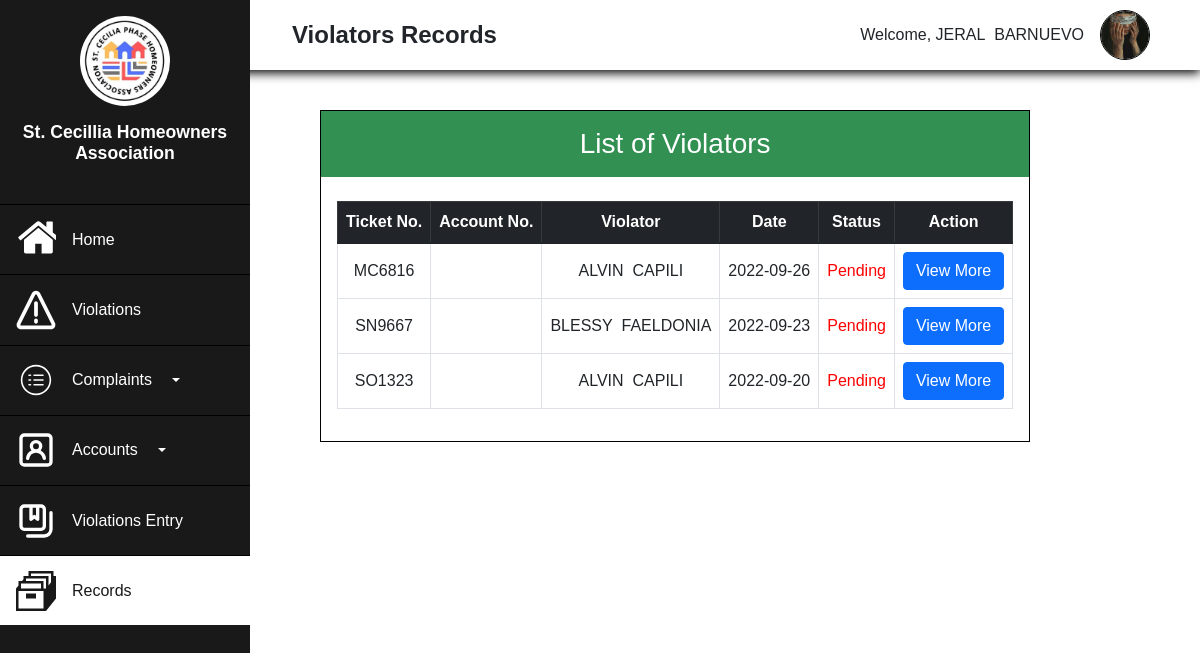
Page /Admin/Admin-Records.php (signed in) on the earlier database version.
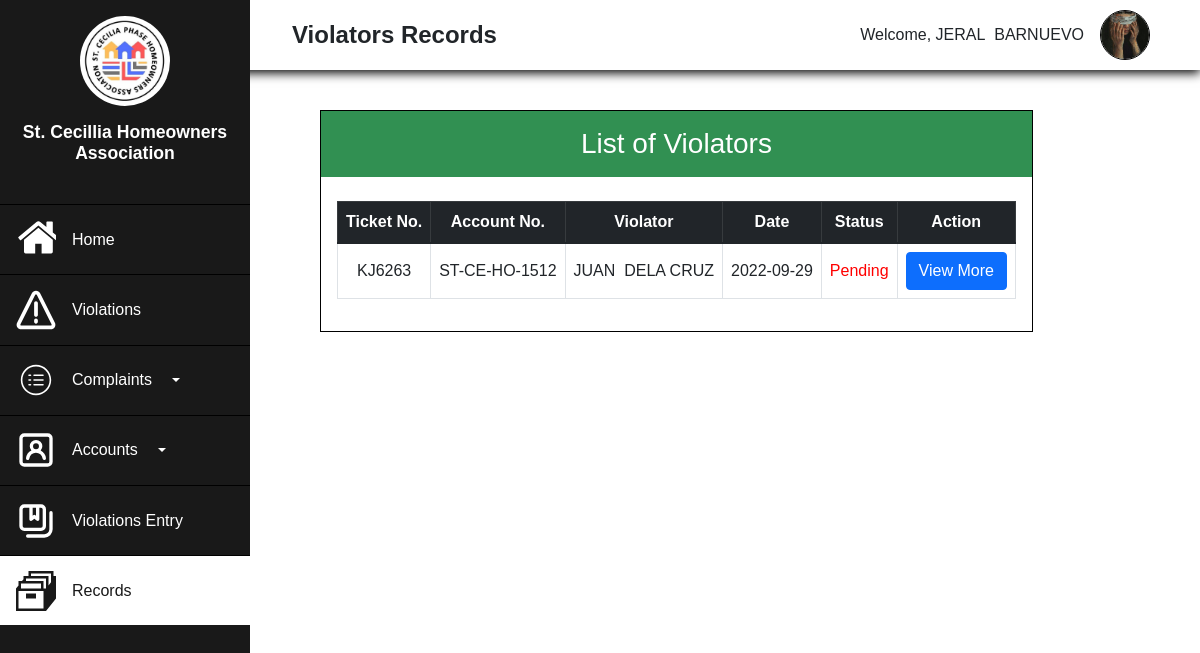
Same page on the later database version.
### tables this page shows
CREATE TABLE `records` (
  `records_iD` int(50) NOT NULL,
  `admin_ID` int(11) DEFAULT NULL,
  `homeowners_ID` int(11) DEFAULT NULL,
  `violation_ID` int(11) DEFAULT NULL,
  `ticketNo` text NOT NULL,
  `Fine` varchar(255) NOT NULL,
  `status` varchar(255) NOT NULL,
  `Comment` text NOT NULL,
  `date_created` date NOT NULL DEFAULT current_timestamp(),
  `date_updated` datetime NOT NULL DEFAULT current_timestamp() ON UPDATE current_timestamp()
);

CREATE TABLE `homeowners` (
  `Homeowners_ID` int(11) NOT NULL,
  `Account_Number` varchar(255) NOT NULL,
  `First_Name` varchar(255) NOT NULL,
  `Last_Name` varchar(255) NOT NULL,
  `Gender` varchar(255) NOT NULL,
  `Age` int(255) NOT NULL,
  `ContactNo` varchar(255) NOT NULL,
  `Address` varchar(255) NOT NULL,
  `Birthdate` date NOT NULL,
  `Email` varchar(255) NOT NULL,
  `Image` varchar(255) NOT NULL,
  `Password` varchar(255) NOT NULL,
  `Confirm_Password` varchar(255) NOT NULL,
  `VerificationCode` varchar(255) NOT NULL,
  `verified` int(10) NOT NULL DEFAULT 0,
  `date_registered` datetime NOT NULL DEFAULT current_timestamp() ON UPDATE current_timestamp()
);

### Admin/Admin-Records.php (the view, shortened to what this page needs)
<?php
    require("process.php");
?>
<!DOCTYPE html>
<html lang="en">
<head>
    <link rel="stylesheet" href="https://use.fontawesome.com/releases/v5.15.4/css/all.css">
    <link rel="stylesheet" href="realtime.css">
    <link href="https://cdn.jsdelivr.net/npm/bootstrap@5.1.3/dist/css/bootstrap.min.css" rel="stylesheet">
    <link rel="stylesheet" href="Admin-Complaint.css">
    <link rel="stylesheet" type="text/css" href="https://cdnjs.cloudflare.com/ajax/libs/twitter-bootstrap/5.1.3/css/bootstrap.min.css"/>
    <link rel="stylesheet" type="text/css" href="https://cdn.datatables.net/v/bs5/jszip-2.5.0/dt-1.12.1/b-2.2.3/b-colvis-2.2.3/b-html5-2.2.3/b-print-2.2.3/datatables.min.css"/>
</head>
<body>
<?php
    if(!empty($_SESSION['Admin_ID'])){
        $AdminID=$_SESSION['Admin_ID'];
        $result=mysqli_query($conn, "SELECT*FROM admin WHERE Admin_ID='$AdminID'");
        $row=mysqli_fetch_assoc($result);
    }
?>
    <div class="main">
    <div class="side">
        <div class="logo">
            <img src="../Assets/logo.jpg" alt="" width="90px">
            <h2>St. Cecillia Homeowners Association</h2>
        </div>
        <div class="button">
            <ul class="side-button">
                <a href="Admin-Dashboard.php"><button class="buttn">
                    <p>Home</p>
                </button></a>
                <a href="Admin-Violations.php"><button class="buttn">
                    <p>Violations</p>
                </button></a>
                <button type="button" class="buttn buttn-primary dropdown-toggle" data-bs-toggle="dropdown">
                    <p>Complaints</p>
                </button>
                <button type="button" class="buttn buttn-primary dropdown-toggle" data-bs-toggle="dropdown">
                    <p>Accounts</p>
                </button>
                <a href="Violation-Entry.php"><button class="buttn">
                    <p>Violations Entry</p>
                </button></a>
                <a href="Admin-Records.php"><button class="buttn active">
                    <svg class="active" xmlns="http://www.w3.org/2000/svg" width="16" height="16" viewBox="0 0 16 16"><path fill="#fffff" d="M4 9h4v2H4V9z"/><path fill="#fffff" d="M16 2h-1V0H5v2H3v1.25L2.4 4H1v1.75L0 7v9h12l4-5V2zM2 5h8v2H2V5zm9 10H1V8h10v7zm1-8h-1V4H4V3h8v4zm2-2.5l-1 1.25V2H6V1h8v3.5z"/></svg><p>Records</p>
                </button></a>
            </ul>
        </div>
    </div>
    <div class="top">
        <div class="burger">
            <p>Violators Records</p>
        </div>
        <div class="profile">
            <div class="welcome"><p>Welcome, <?php echo $row['FirstName'], "&nbsp;&nbsp;",$row['LastName']; ?></p></div>
        <div class="image" onclick="Dropmenu();">
                <img src="admin-imgs/<?php echo $row['Image_Profile']; ?>" alt="" width="50px">
            </div>
        </div>
    </div>
    <div class="body">
        <div class="container3">
            <h3>List of Violators</h3>
            <div class="table1">
            <table class="table table-bordered table-hover" id="Mytable1">
                <thead class="table-dark">
                    <th class="text-center">Ticket No.</th>
                    <th class="text-center">Account No.</th>
                    <th class="text-center">Violator</th>
                    <th class="text-center">Date</th>
                    <th class="text-center">Status</th>
                    <th class="text-center">Action</th>
                </thead>
                <tbody>
                <?php
                    if(!empty($_SESSION['Admin_ID'])){
                    $query=mysqli_query($conn, "SELECT records.records_iD, records.ticketNo, records.Fine, records.Status, records.date_created, homeowners.Account_Number,homeowners.First_Name, homeowners.Last_Name
                    from records inner join homeowners on records.homeowners_ID = homeowners.Homeowners_ID WHERE records.Status='Pending'");
                    while($row=mysqli_fetch_assoc($query)){
                ?>
                    <tr>
                    <td><?php echo $row['ticketNo']; ?></td>
                    <td><?php echo $row['Account_Number']?></td>
                    <td><?php echo $row['First_Name'],"&nbsp&nbsp",$row['Last_Name']?></td>
                    <td><?php echo $row['date_created']?></td>
                    <td style="color:red;"><?php echo $row['Status']?></td>
                    <td><button class="btn btn-primary" data-bs-toggle="modal" data-bs-target="#viewdetails<?php echo $row['records_iD']; ?>">View More</button></td>
                    </tr>
                    <?php }
                    }
                    ?>
                </tbody>
            </table>
            </div>
        </div>
    </div>
</div>
</body>
</html>

Differences in the rows shown:
removed records: ticketNo "MC6816", homeowners_ID.First_Name "ALVIN", homeowners_ID.Last_Name "CAPILI", date_created "2022-09-26", status "Pending"
removed records: ticketNo "SN9667", homeowners_ID.First_Name "BLESSY", homeowners_ID.Last_Name "FAELDONIA", date_created "2022-09-23", status "Pending"
removed records: ticketNo "SO1323", homeowners_ID.First_Name "ALVIN", homeowners_ID.Last_Name "CAPILI", date_created "2022-09-20", status "Pending"
added records: ticketNo "KJ6263", homeowners_ID.Account_Number "ST-CE-HO-1512", homeowners_ID.First_Name "JUAN", homeowners_ID.Last_Name "DELA CRUZ", date_created "2022-09-29", status "Pending"
